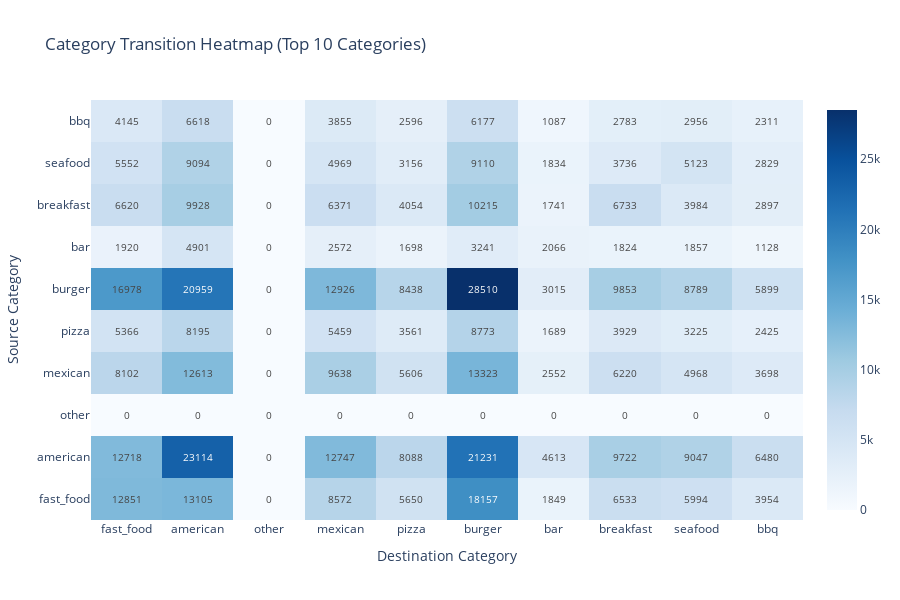

The code cell stored with this chart in its notebook:
### Code cell
# Create transition matrix for top categories
top_cats = cat_dist.head(10)['category_main'].to_list()

# Filter to top categories
top_trans = cat_trans.filter(
    pl.col('src_category_main').is_in(top_cats) &
    pl.col('dst_category_main').is_in(top_cats)
)

# Create matrix
matrix = np.zeros((len(top_cats), len(top_cats)))
for row in top_trans.iter_rows():
    src_idx = top_cats.index(row[0])
    dst_idx = top_cats.index(row[1])
    matrix[src_idx, dst_idx] = row[2]

# Plot heatmap
fig = go.Figure(data=go.Heatmap(
    z=matrix,
    x=top_cats,
    y=top_cats,
    colorscale='Blues',
    text=matrix.astype(int),
    texttemplate='%{text}',
    textfont={"size": 10}
))

fig.update_layout(
    title='Category Transition Heatmap (Top 10 Categories)',
    xaxis_title='Destination Category',
    yaxis_title='Source Category',
    height=600
)
fig.show()

### Figure 1 — Plotly figure (JSON) as saved in the notebook; plotly's stock layout.template omitted (floating-point values rounded to 4 significant figures)
{"data": [{"colorscale": [[0, "rgb(247,251,255)"], [0.125, "rgb(222,235,247)"], [0.25, "rgb(198,219,239)"], [0.375, "rgb(158,202,225)"], [0.5, "rgb(107,174,214)"], [0.625, "rgb(66,146,198)"], [0.75, "rgb(33,113,181)"], [0.875, "rgb(8,81,156)"], [1, "rgb(8,48,107)"]], "text": [[12851, 13105, 0, 8572, 5650, 18157, 1849, 6533, 5994, 3954], [12718, 23114, 0, 12747, 8088, 21231, 4613, 9722, 9047, 6480], [0, 0, 0, 0, 0, 0, 0, 0, 0, 0], [8102, 12613, 0, 9638, 5606, 13323, 2552, 6220, 4968, 3698], [5366, 8195, 0, 5459, 3561, 8773, 1689, 3929, 3225, 2425], [16978, 20959, 0, 12926, 8438, 28510, 3015, 9853, 8789, 5899], [1920, 4901, 0, 2572, 1698, 3241, 2066, 1824, 1857, 1128], [6620, 9928, 0, 6371, 4054, 10215, 1741, 6733, 3984, 2897], [5552, 9094, 0, 4969, 3156, 9110, 1834, 3736, 5123, 2829], [4145, 6618, 0, 3855, 2596, 6177, 1087, 2783, 2956, 2311]], "textfont": {"size": 10}, "texttemplate": "%{text}", "type": "heatmap", "x": ["fast_food", "american", "other", "mexican", "pizza", "burger", "bar", "breakfast", "seafood", "bbq"], "y": ["fast_food", "american", "other", "mexican", "pizza", "burger", "bar", "breakfast", "seafood", "bbq"], "z": [[12850.0, 13100.0, 0.0, 8572.0, 5650.0, 18160.0, 1849.0, 6533.0, 5994.0, 3954.0], [12720.0, 23110.0, 0.0, 12750.0, 8088.0, 21230.0, 4613.0, 9722.0, 9047.0, 6480.0], [0.0, 0.0, 0.0, 0.0, 0.0, 0.0, 0.0, 0.0, 0.0, 0.0], [8102.0, 12610.0, 0.0, 9638.0, 5606.0, 13320.0, 2552.0, 6220.0, 4968.0, 3698.0], [5366.0, 8195.0, 0.0, 5459.0, 3561.0, 8773.0, 1689.0, 3929.0, 3225.0, 2425.0], [16980.0, 20960.0, 0.0, 12930.0, 8438.0, 28510.0, 3015.0, 9853.0, 8789.0, 5899.0], [1920.0, 4901.0, 0.0, 2572.0, 1698.0, 3241.0, 2066.0, 1824.0, 1857.0, 1128.0], [6620.0, 9928.0, 0.0, 6371.0, 4054.0, 10220.0, 1741.0, 6733.0, 3984.0, 2897.0], [5552.0, 9094.0, 0.0, 4969.0, 3156.0, 9110.0, 1834.0, 3736.0, 5123.0, 2829.0], [4145.0, 6618.0, 0.0, 3855.0, 2596.0, 6177.0, 1087.0, 2783.0, 2956.0, 2311.0]]}], "layout": {"height": 600, "title": {"text": "Category Transition Heatmap (Top 10 Categories)"}, "xaxis": {"title": {"text": "Destination Category"}}, "yaxis": {"title": {"text": "Source Category"}}}}
